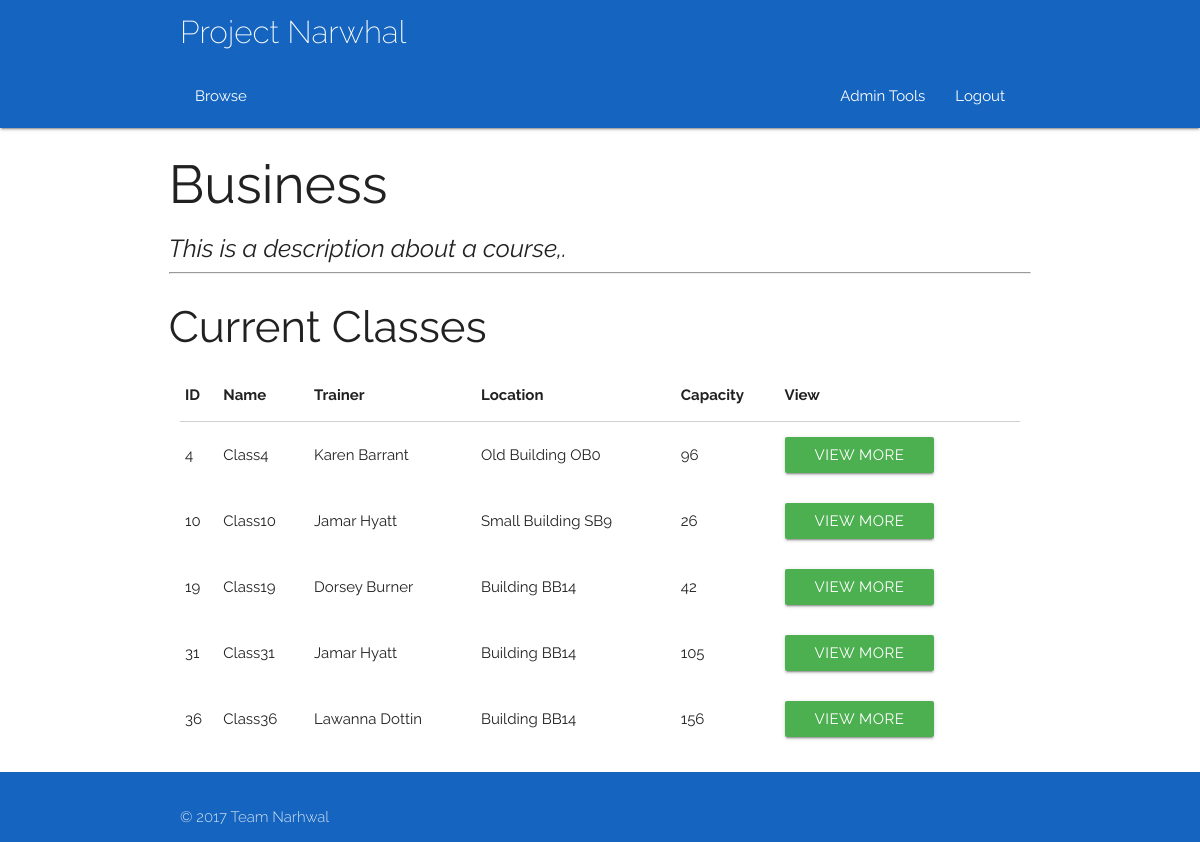
Screenshot of /course/0 (signed in) with the database file from the repository.
### app/models.py (models this page shows, shortened)
class Course(db.Model):
	__tablename__ = 'Course'
	courseID = db.Column(db.Integer, primary_key = True)
	title = db.Column(db.String(100))
	description = db.Column(db.String(100))

class Class(db.Model):
	__tablename__ = 'Class'
	classID = db.Column(db.Integer, primary_key = True)
	coursePoint = db.Column(db.Integer, db.ForeignKey('Course.courseID'))
	course = db.relationship("Course", foreign_keys = [coursePoint])
	courseID = db.Column(db.Integer)
	title = db.Column(db.String(100))
	description = db.Column(db.String(100))
	capacity = db.Column(db.Integer)
	startDate = db.Column(db.DateTime)
	duration = db.Column(db.Integer)
	endDate = db.Column(db.DateTime)
	reqFac = db.Column(db.String(100), default = 'None')
	preTrain = relationship("Class")
	parent_id = Column(db.Integer, ForeignKey('Class.classID'))
	locationPoint = db.Column(db.Integer, db.ForeignKey('Room.roomID'))
	location = db.relationship("Room", foreign_keys = [locationPoint])
	trainerPoint = db.Column(db.Integer, db.ForeignKey('Trainer.trainerID'))
	trainer = db.relationship("Trainer", foreign_keys = [trainerPoint])
	attendanceList = db.relationship('Delegate', secondary = association_table)
	waitList = db.relationship('Delegate', secondary = waiting_table)

class User(db.Model):
	__tablename__ = 'User'
	userID = db.Column(db.Integer, primary_key = True)
	name = db.Column(db.String(100))
	username = db.Column(db.String(100))
	email = db.Column(db.String(100))
	password = db.Column(db.String(100))
	type = db.Column(db.String(100))
	__mapper_args__ = {
		'polymorphic_identity': 'base',
		'polymorphic_on': type
	}

class Room(db.Model):
	__tablename__ = 'Room'
	roomID = db.Column(db.Integer, primary_key = True)
	capacity = db.Column(db.Integer)
	roomType = db.Column(db.String(100))
	roomCode = db.Column(db.String(100))
	building = db.Column(db.String(100))
	location = db.Column(db.String(100))
	facilities = db.Column(db.String(100))
	picURL = db.Column(db.String(100))
	accessRating = db.Column(db.String(100))

### app/views.py (the view)
@app.route('/course/<id>')
@login_required
def course(id):
    courseID = id
    if current_user.type != 'Admin':
        abort(403)
    current_course = courses(courseID=courseID)
    courseClassList = classes(course=current_course)
    if type(courseClassList) != list:
        courseClassList = [courseClassList]
    return render_template('courseDetails.html', title='Trainer Schedule', current_course=current_course, courseClassList=courseClassList)

### app/views.py (called while the page is built)
@login_manager.user_loader
def load_user(id):
    return models.User.query.get(id)

### queries.py (called while the page is built)
def listConvert(x):
    if(x.count() == 1):
        x = x[0]
        return x
    else:
        y = []
    for i in x:
        y.append(i)
    return y

def classes(**kwargs):
    q = models.Class.query.filter_by(**kwargs)
    q = listConvert(q)
    return q

def courses(**kwargs):
    q = models.Course.query.filter_by(**kwargs)
    q = listConvert(q)
    return q

### app/templates/courseDetails.html
{% extends "base.html" %} {% block content %}
<div class="container">
    <div class="row">
        <h2>{{current_course.title}}</h2>
        <h5><i>{{current_course.description}}</i></h5>
        <hr>
    </div>
    <div class = "row">
    <h3>Current Classes </h3>
            <div class="col s12">
            <table id="todo-table" class="highlight responsive-table">
                <thead>
                    <tr>
                        <th>ID</th>
                        <th>Name</th>
                        <th>Trainer</th>
                        <th>Location</th>
                        <th>Capacity</th>
                        <th>View</th>
                    </tr>
                </thead>
                <tbody>
                    {%- for item in courseClassList %}
                    <tr>
                        <td>{{ item.classID }} </td>
                        <td>{{ item.title }}</td>
                        <td>{{ item.trainer.name }}</td>
                        <td>{{ item.location.building}} {{item.location.roomCode}}</td>
                        <td>{{ item.capacity }} </td>
                        <td>
                            <a href="/class/{{item.classID}}">
                                <button type="submit" href="/class/{{item.classID}}" class="waves-effect waves-light btn green">View More</button></a>
                        </td>
                        <td>
                    </tr>
                    {%- endfor %}
                </tbody>
            </table>
        </div>
        </div>
    </div>
    {% endblock %}

### app/static/css/style.css (style rules this page uses)
html { font-family: 'Raleway', sans-serif; }
.Site { display: flex; min-height: 100vh; flex-direction: column; }

### rows the page displays
Course: title "Business", description "This is a description about a course,."
Class: classID "4", title "Class4", trainer.name "Karen Barrant", location.building "Old Building", location.roomCode "OB0", capacity "96"
Class: classID "10", title "Class10", trainer.name "Jamar Hyatt", location.building "Small Building", location.roomCode "SB9", capacity "26"
Class: classID "19", title "Class19", trainer.name "Dorsey Burner", location.building "Building", location.roomCode "BB14", capacity "42"
Class: classID "31", title "Class31", trainer.name "Jamar Hyatt", location.building "Building", location.roomCode "BB14", capacity "105"
Class: classID "36", title "Class36", trainer.name "Lawanna Dottin", location.building "Building", location.roomCode "BB14", capacity "156"
